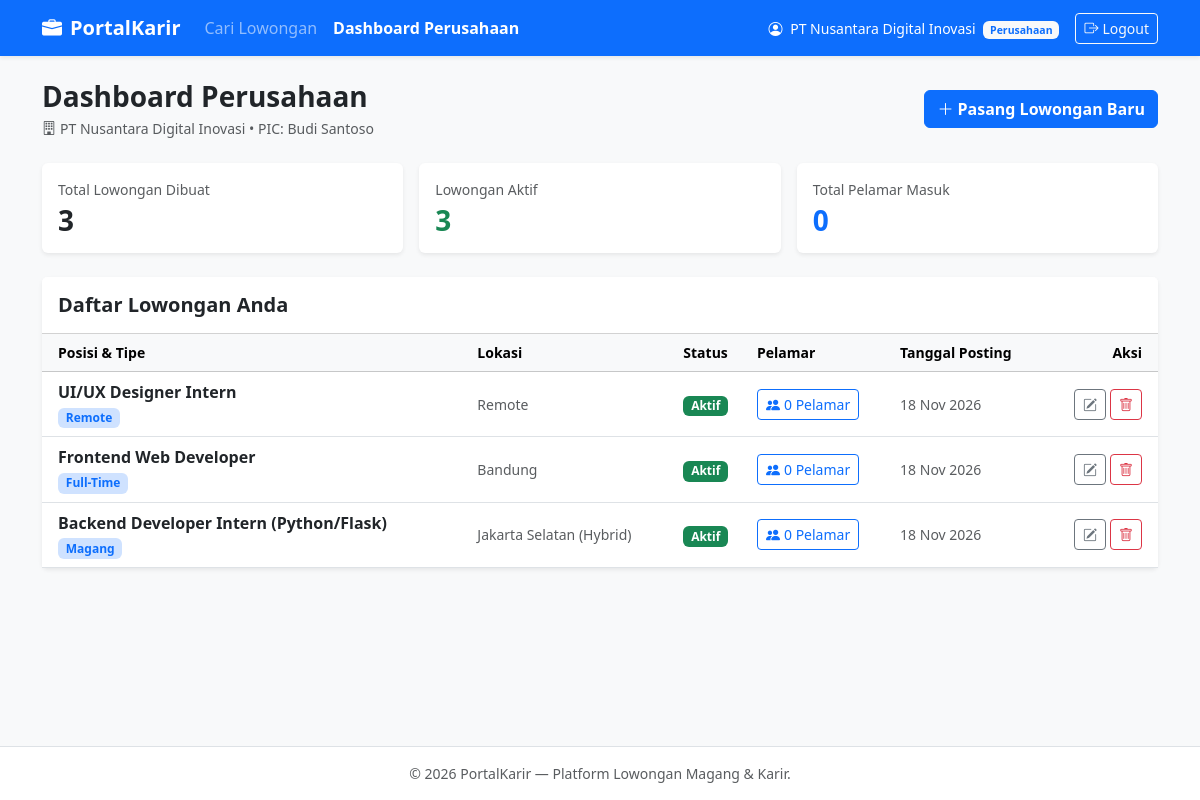
The page /company/dashboard (signed in) on the database its author committed.
### models.py (models this page shows, shortened)
class User(UserMixin, db.Model):
    __tablename__ = 'users'
    id = db.Column(db.Integer, primary_key=True)
    name = db.Column(db.String(100), nullable=False)
    email = db.Column(db.String(120), unique=True, nullable=False, index=True)
    password_hash = db.Column(db.String(256), nullable=False)
    role = db.Column(db.String(20), nullable=False, default='seeker')
    company_name = db.Column(db.String(150), nullable=True)
    created_at = db.Column(db.DateTime, default=lambda: datetime.now(timezone.utc))
    jobs = db.relationship('Job', backref='employer', lazy=True, cascade='all, delete-orphan')
    applications = db.relationship('Application', backref='applicant', lazy=True, cascade='all, delete-orphan')

class Job(db.Model):
    __tablename__ = 'jobs'
    id = db.Column(db.Integer, primary_key=True)
    title = db.Column(db.String(150), nullable=False)
    location = db.Column(db.String(100), nullable=False)
    job_type = db.Column(db.String(50), nullable=False, default='Magang')
    salary_range = db.Column(db.String(100), nullable=True)
    description = db.Column(db.Text, nullable=False)
    requirements = db.Column(db.Text, nullable=False)
    is_active = db.Column(db.Boolean, default=True)
    created_at = db.Column(db.DateTime, default=lambda: datetime.now(timezone.utc))
    company_id = db.Column(db.Integer, db.ForeignKey('users.id'), nullable=False)
    applications = db.relationship('Application', backref='job', lazy=True, cascade='all, delete-orphan')

### app.py (the view)
@app.route('/company/dashboard')
@role_required('company')
def company_dashboard():
    jobs = Job.query.filter_by(company_id=current_user.id).order_by(Job.created_at.desc()).all()
    active_jobs_count = sum(1 for j in jobs if j.is_active)
    total_applicants = sum(len(j.applications) for j in jobs)
    return render_template(
        'company/dashboard.html',
        jobs=jobs,
        active_jobs_count=active_jobs_count,
        total_applicants=total_applicants
    )

### app.py (called while the page is built)
@login_manager.user_loader
def load_user(user_id):
    return db.session.get(User, int(user_id))

def role_required(role):
    def decorator(f):
        @wraps(f)
        @login_required
        def decorated_function(*args, **kwargs):
            if current_user.role != role:
                flash('Akses ditolak: Anda tidak memiliki izin untuk halaman tersebut.', 'danger')
                return redirect(url_for('index'))
            return f(*args, **kwargs)
        return decorated_function
    return decorator

### templates/company/dashboard.html (shortened to what this page needs)
{% extends "base.html" %}
{% block content %}
<div class="d-flex flex-wrap justify-content-between align-items-center gap-2 mb-4">
    <div>
        <h3 class="fw-bold mb-1">Dashboard Perusahaan</h3>
        <p class="text-muted small mb-0">
            <i class="bi bi-building me-1"></i>{{ current_user.company_name }} &bull; PIC: {{ current_user.name }}
        </p>
    </div>
    <a href="{{ url_for('create_job') }}" class="btn btn-primary fw-semibold">
        <i class="bi bi-plus-lg me-1"></i>Pasang Lowongan Baru
    </a>
</div>
<div class="row g-3 mb-4">
    <div class="col-md-4">
        <div class="card border-0 shadow-sm">
            <div class="card-body">
                <span class="text-muted small d-block">Total Lowongan Dibuat</span>
                <h3 class="fw-bold mb-0 mt-1">{{ jobs|length }}</h3>
            </div>
        </div>
    </div>
    <div class="col-md-4">
        <div class="card border-0 shadow-sm">
            <div class="card-body">
                <span class="text-muted small d-block">Lowongan Aktif</span>
                <h3 class="fw-bold text-success mb-0 mt-1">{{ active_jobs_count }}</h3>
            </div>
        </div>
    </div>
    <div class="col-md-4">
        <div class="card border-0 shadow-sm">
            <div class="card-body">
                <span class="text-muted small d-block">Total Pelamar Masuk</span>
                <h3 class="fw-bold text-primary mb-0 mt-1">{{ total_applicants }}</h3>
            </div>
        </div>
    </div>
</div>
<div class="card border-0 shadow-sm">
    <div class="card-header bg-white py-3">
        <h5 class="fw-bold mb-0">Daftar Lowongan Anda</h5>
    </div>
    <div class="card-body p-0">
        {% if jobs %}
            <div class="table-responsive">
                <table class="table table-hover align-middle mb-0">
                    <thead class="table-light small">
                        <tr>
                            <th class="ps-3">Posisi & Tipe</th>
                            <th>Lokasi</th>
                            <th>Status</th>
                            <th>Pelamar</th>
                            <th>Tanggal Posting</th>
                            <th class="text-end pe-3">Aksi</th>
                        </tr>
                    </thead>
                    <tbody>
                        {% for job in jobs %}
                            <tr>
                                <td class="ps-3">
                                    <a href="{{ url_for('job_detail', job_id=job.id) }}" class="fw-semibold text-decoration-none text-dark d-block">
                                        {{ job.title }}
                                    </a>
                                    <span class="badge bg-primary-subtle text-primary small">{{ job.job_type }}</span>
                                </td>
                                <td class="small text-muted">{{ job.location }}</td>
                                <td>
                                    {% if job.is_active %}
                                        <span class="badge bg-success">Aktif</span>
                                    {% else %}
                                        <span class="badge bg-secondary">Ditutup</span>
                                    {% endif %}
                                </td>
                                <td>
                                    <a href="{{ url_for('job_applicants', job_id=job.id) }}" class="btn btn-sm btn-outline-primary">
                                        <i class="bi bi-people-fill me-1"></i>{{ job.applications|length }} Pelamar
                                    </a>
                                </td>
                                <td class="small text-muted">{{ job.created_at.strftime('%d %b %Y') }}</td>
                                <td class="text-end pe-3">
                                    <div class="d-inline-flex gap-1">
                                        <a href="{{ url_for('edit_job', job_id=job.id) }}" class="btn btn-sm btn-outline-secondary" title="Edit Lowongan">
                                            <i class="bi bi-pencil-square"></i>
                                        </a>
                                        <form method="POST" action="{{ url_for('delete_job', job_id=job.id) }}" onsubmit="return confirm('Yakin ingin menghapus lowongan ini? Semua data pelamar terkait juga akan terhapus.');">
                                            <button type="submit" class="btn btn-sm btn-outline-danger" title="Hapus Lowongan">
                                                <i class="bi bi-trash"></i>
                                            </button>
                                        </form>
                                    </div>
                                </td>
                            </tr>
                        {% endfor %}
                    </tbody>
                </table>
            </div>
        {% endif %}
    </div>
</div>
{% endblock %}

### templates/base.html (shortened to what this page needs)
<!DOCTYPE html>
<html lang="id">
<head>
    <link href="https://cdn.jsdelivr.net/npm/bootstrap@5.3.3/dist/css/bootstrap.min.css" rel="stylesheet">
    <link href="https://cdn.jsdelivr.net/npm/bootstrap-icons@1.11.3/font/bootstrap-icons.min.css" rel="stylesheet">
    <link href="{{ url_for('static', filename='css/style.css') }}" rel="stylesheet">
</head>
<body>
    <nav class="navbar navbar-expand-lg navbar-dark bg-primary shadow-sm sticky-top">
        <div class="container">
            <a class="navbar-brand fw-bold" href="{{ url_for('index') }}">
                <i class="bi bi-briefcase-fill me-2"></i>PortalKarir
            </a>
            <div class="collapse navbar-collapse" id="navbarNav">
                <ul class="navbar-nav me-auto">
                    <li class="nav-item">
                        <a class="nav-link {% if request.endpoint == 'index' %}active fw-semibold{% endif %}" href="{{ url_for('index') }}">
                            Cari Lowongan
                        </a>
                    </li>
                    {% if current_user.is_authenticated %}
                        {% if current_user.role == 'company' %}
                            <li class="nav-item">
                                <a class="nav-link {% if request.endpoint == 'company_dashboard' %}active fw-semibold{% endif %}" href="{{ url_for('company_dashboard') }}">
                                    Dashboard Perusahaan
                                </a>
                            </li>
                        {% elif current_user.role == 'seeker' %}
                            <li class="nav-item">
                                <a class="nav-link {% if request.endpoint == 'seeker_dashboard' %}active fw-semibold{% endif %}" href="{{ url_for('seeker_dashboard') }}">
                                    Dashboard Pelamar
                                </a>
                            </li>
                        {% endif %}
                    {% endif %}
                </ul>
                <ul class="navbar-nav ms-auto align-items-lg-center gap-2">
                    {% if current_user.is_authenticated %}
                        <li class="nav-item">
                            <span class="navbar-text text-white small me-2">
                                <i class="bi bi-person-circle me-1"></i>
                                {{ current_user.company_name if current_user.role == 'company' else current_user.name }}
                                <span class="badge bg-light text-primary ms-1">
                                    {{ 'Perusahaan' if current_user.role == 'company' else 'Pelamar' }}
                                </span>
                            </span>
                        </li>
                        <li class="nav-item">
                            <a href="{{ url_for('logout') }}" class="btn btn-outline-light btn-sm">
                                <i class="bi bi-box-arrow-right me-1"></i>Logout
                            </a>
                        </li>
                    {% endif %}
                </ul>
            </div>
        </div>
    </nav>
    <main class="py-4">
        <div class="container">
            {% block content %}{% endblock %}
        </div>
    </main>
    <footer class="bg-white border-top py-3 mt-auto">
        <div class="container text-center text-muted small">
            &copy; 2026 PortalKarir &mdash; Platform Lowongan Magang & Karir.
        </div>
    </footer>
</body>
</html>

### static/css/style.css (style rules this page uses)
body { display: flex; flex-direction: column; min-height: 100vh; background-color: #f8f9fa; }
main { flex: 1; }

### rows shown on the page
User: role+company_name "PT Nusantara Digital Inovasi", role "Perusahaan", company_name "PT Nusantara Digital Inovasi", name "Budi Santoso"
Job: title "UI/UX Designer Intern", job_type "Remote", location "Remote", is_active "Aktif", applications|length "0", created_at "18 Nov 2026"
Job: title "Frontend Web Developer", job_type "Full-Time", location "Bandung", is_active "Aktif", applications|length "0", created_at "18 Nov 2026"
Job: title "Backend Developer Intern (Python/Flask)", job_type "Magang", location "Jakarta Selatan (Hybrid)", is_active "Aktif", applications|length "0", created_at "18 Nov 2026"

### other values the page prints
{{ jobs|length }} "3"
{{ active_jobs_count }} "3"
{{ total_applicants }} "0"
